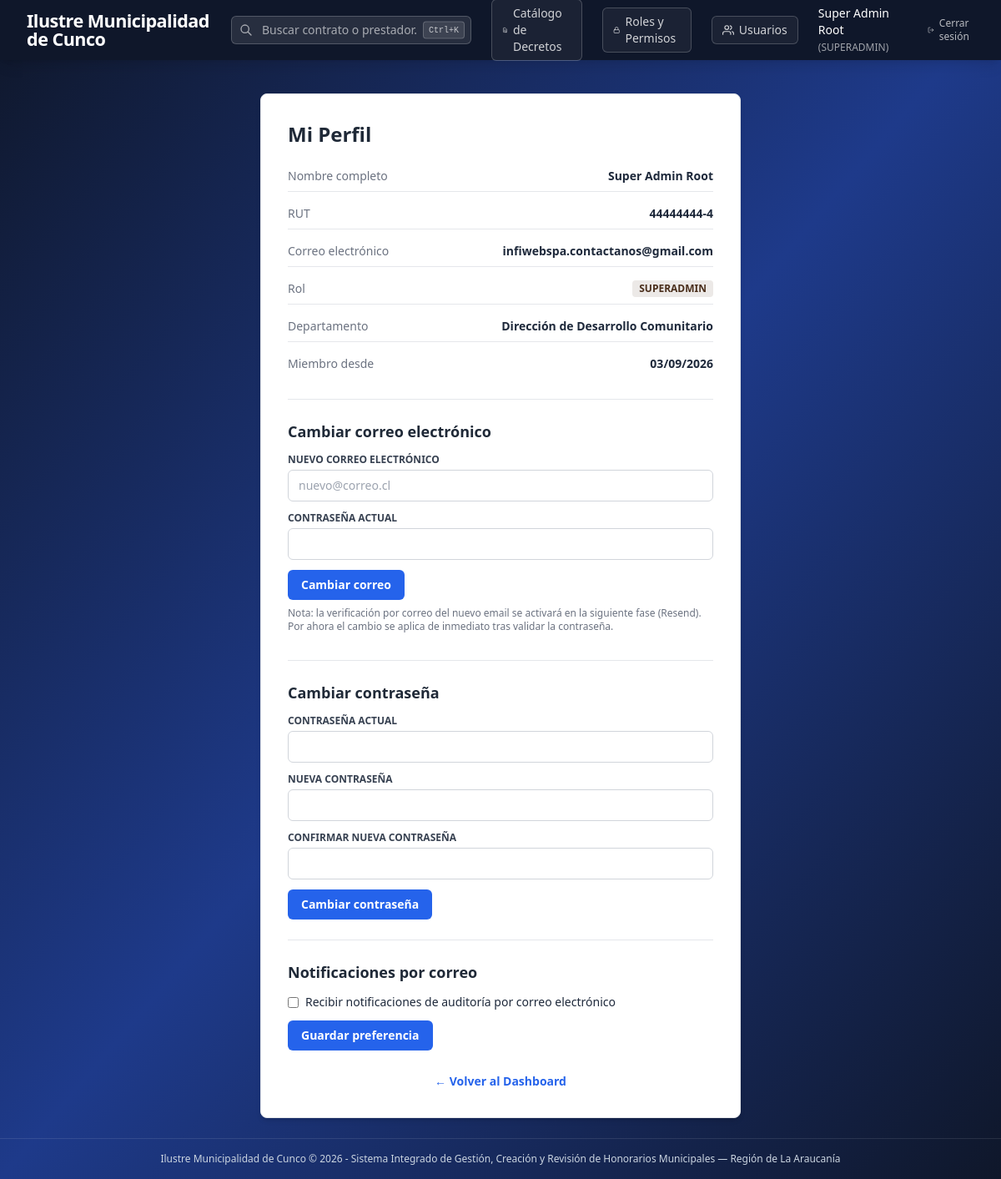
Screenshot of /auth/profile (signed in) with the database file from the repository.
### app/models/user.py (models this page shows, shortened)
class User(db.Model):
    __tablename__ = 'users'
    id = db.Column(db.Integer, primary_key=True, autoincrement=True)
    rut = db.Column(db.String(20), nullable=False, unique=True)
    first_name = db.Column(db.String(100), nullable=False)
    last_name = db.Column(db.String(100), nullable=False)
    email = db.Column(db.String(120), nullable=False, unique=True)
    password_hash = db.Column(db.String(255), nullable=False)
    role = db.Column(db.String(50), nullable=False)  # SUPERADMIN, ADMIN_RRHH, JEFE_DEPTO, FINANZAS_CONTROL
    department_id = db.Column(db.Integer, db.ForeignKey('departments.id', ondelete='SET NULL'), nullable=True)
    is_active = db.Column(db.Integer, nullable=False, default=1)
    receive_email_notifications = db.Column(db.Integer, nullable=False, default=0)
    disabled_notifications = db.Column(db.Text, nullable=True)  # JSON list of action codes
    created_at = db.Column(db.DateTime, nullable=False, default=datetime.utcnow)
    @property
    def full_name(self):
        return f"{self.first_name} {self.last_name}"

class Department(db.Model):
    __tablename__ = 'departments'
    id = db.Column(db.Integer, primary_key=True, autoincrement=True)
    code = db.Column(db.String(50), nullable=False, unique=True)
    name = db.Column(db.String(150), nullable=False)
    cost_center = db.Column(db.String(50), nullable=True)
    is_active = db.Column(db.Integer, nullable=False, default=1)
    created_at = db.Column(db.DateTime, nullable=False, default=datetime.utcnow)
    users = db.relationship('User', backref='department', lazy=True)

### app/auth/routes.py (the view)
@auth_bp.route('/profile', methods=['GET', 'POST'])
@login_required
def profile():
    user = get_current_user()
    password_form = ChangePasswordForm()
    email_form = ChangeEmailForm()
    return render_template('auth/profile.html', user=user,
                           password_form=password_form, email_form=email_form)

### app/auth/forms.py
class ChangePasswordForm(FlaskForm):
    current_password = PasswordField('Contraseña actual', validators=[
        DataRequired(message='Ingrese su contraseña actual.')
    ])
    new_password = PasswordField('Nueva contraseña', validators=[
        DataRequired(message='Ingrese la nueva contraseña.'),
        Length(min=8, message='La contraseña debe tener al menos 8 caracteres.')
    ])
    confirm_password = PasswordField('Confirmar nueva contraseña', validators=[
        DataRequired(message='Confirme la nueva contraseña.'),
        EqualTo('new_password', message='Las contraseñas no coinciden.')
    ])
    submit_password = SubmitField('Cambiar contraseña')

class ChangeEmailForm(FlaskForm):
    new_email = StringField('Nuevo correo electrónico', validators=[
        DataRequired(message='Ingrese el nuevo correo electrónico.'),
        Regexp(r'^[^@\s]+@[^@\s]+\.[^@\s]+$', message='Ingrese un correo electrónico válido.')
    ])
    current_password = PasswordField('Contraseña actual', validators=[
        DataRequired(message='Ingrese su contraseña actual.')
    ])
    submit_email = SubmitField('Cambiar correo')

### app/auth/utils.py (called while the page is built)
def login_required(f):
    @wraps(f)
    def decorated_function(*args, **kwargs):
        if 'user_id' not in session:
            flash('Debes iniciar sesión para acceder a esta sección.', 'warning')
            return redirect(url_for('auth.login', next=request.url))
        return f(*args, **kwargs)
    return decorated_function

def get_current_user():
    if 'user_id' in session:
        return User.query.get(session['user_id'])
    return None

### app/templates/auth/profile.html (shortened to what this page needs)
{% extends "base.html" %}
{% block content %}
<div class="max-w-xl mx-auto bg-white p-8 rounded-lg shadow-md border border-gray-200">
    <h1 class="text-2xl font-bold text-gray-800 mb-6">Mi Perfil</h1>
    <div class="space-y-4 text-sm mb-8">
        <div class="flex justify-between border-b pb-2">
            <span class="text-gray-500">Nombre completo</span>
            <span class="font-semibold">{{ user.full_name }}</span>
        </div>
        <div class="flex justify-between border-b pb-2">
            <span class="text-gray-500">RUT</span>
            <span class="font-semibold">{{ user.rut }}</span>
        </div>
        <div class="flex justify-between border-b pb-2">
            <span class="text-gray-500">Correo electrónico</span>
            <span class="font-semibold">{{ user.email }}</span>
        </div>
        <div class="flex justify-between border-b pb-2">
            <span class="text-gray-500">Rol</span>
            <span class="font-semibold px-2 py-0.5 bg-[#4A2E1B]/10 text-[#4A2E1B] rounded text-xs">{{ user.role }}</span>
        </div>
        <div class="flex justify-between border-b pb-2">
            <span class="text-gray-500">Departamento</span>
            <span class="font-semibold">{{ user.department.name if user.department else '—' }}</span>
        </div>
        <div class="flex justify-between">
            <span class="text-gray-500">Miembro desde</span>
            <span class="font-semibold">{{ user.created_at.strftime('%d/%m/%Y') }}</span>
        </div>
    </div>
    <div class="mb-8 border-t pt-6">
        <h2 class="text-lg font-semibold text-gray-800 mb-3">Cambiar correo electrónico</h2>
        <form method="POST" action="{{ url_for('auth.change_email') }}" class="space-y-3">
            <div>
                <label class="block text-xs font-semibold text-gray-700 uppercase mb-1">Nuevo correo electrónico</label>
                {{ email_form.new_email(class="w-full px-3 py-2 border border-gray-300 rounded-md focus:outline-none focus:ring-2 focus:ring-[#2563eb] text-sm", placeholder="nuevo@correo.cl") }}
            </div>
            <div>
                <label class="block text-xs font-semibold text-gray-700 uppercase mb-1">Contraseña actual</label>
                {{ email_form.current_password(class="w-full px-3 py-2 border border-gray-300 rounded-md focus:outline-none focus:ring-2 focus:ring-[#2563eb] text-sm") }}
            </div>
            {{ email_form.submit_email(class="px-4 py-2 bg-[#2563eb] text-white rounded-md text-sm font-semibold hover:bg-blue-700") }}
        </form>
        <p class="text-xs text-gray-500 mt-2">
            Nota: la verificación por correo del nuevo email se activará en la siguiente fase (Resend). Por ahora el cambio se aplica de inmediato tras validar la contraseña.
        </p>
    </div>
    <div class="border-t pt-6">
        <h2 class="text-lg font-semibold text-gray-800 mb-3">Cambiar contraseña</h2>
        <form method="POST" action="{{ url_for('auth.change_password') }}" class="space-y-3">
            <div>
                <label class="block text-xs font-semibold text-gray-700 uppercase mb-1">Contraseña actual</label>
                {{ password_form.current_password(class="w-full px-3 py-2 border border-gray-300 rounded-md focus:outline-none focus:ring-2 focus:ring-[#2563eb] text-sm") }}
            </div>
            <div>
                <label class="block text-xs font-semibold text-gray-700 uppercase mb-1">Nueva contraseña</label>
                {{ password_form.new_password(class="w-full px-3 py-2 border border-gray-300 rounded-md focus:outline-none focus:ring-2 focus:ring-[#2563eb] text-sm") }}
            </div>
            <div>
                <label class="block text-xs font-semibold text-gray-700 uppercase mb-1">Confirmar nueva contraseña</label>
                {{ password_form.confirm_password(class="w-full px-3 py-2 border border-gray-300 rounded-md focus:outline-none focus:ring-2 focus:ring-[#2563eb] text-sm") }}
            </div>
            {{ password_form.submit_password(class="px-4 py-2 bg-[#2563eb] text-white rounded-md text-sm font-semibold hover:bg-blue-700") }}
        </form>
    </div>
    <div class="border-t pt-6 mt-6">
        <h2 class="text-lg font-semibold text-gray-800 mb-3">Notificaciones por correo</h2>
        <form method="POST" action="{{ url_for('auth.profile_notifications') }}" class="space-y-3">
            <label class="flex items-center gap-2 text-sm">
                <input type="checkbox" name="receive_email_notifications" value="1"
                    class="rounded border-gray-300">
                Recibir notificaciones de auditoría por correo electrónico
            </label>
            <button type="submit" class="px-4 py-2 bg-[#2563eb] text-white rounded-md text-sm font-semibold hover:bg-blue-700">
                Guardar preferencia
            </button>
        </form>
    </div>
    <div class="mt-6 text-center">
        <a href="{{ url_for('dashboard.index') }}" class="text-[#2563eb] hover:underline text-sm font-semibold">← Volver al Dashboard</a>
    </div>
</div>
{% endblock %}

### app/templates/base.html (shortened to what this page needs)
<!DOCTYPE html>
<html lang="es">
<head>
    <script src="https://cdn.tailwindcss.com"></script>
</head>
<body class="min-h-screen text-slate-800 flex flex-col font-sans bg-gradient-to-br from-[#0f172a] via-[#1e3a8a] to-slate-900">
    <nav class="bg-slate-900 text-white shadow-lg relative z-50">
        <div class="max-w-7xl mx-auto px-4 sm:px-6 lg:px-8">
            <div class="flex items-center justify-between h-[72px]">
                <div class="flex items-center space-x-6">
                    <a href="{{ url_for('dashboard.index') }}" class="flex items-center space-x-3 group">
                        <span class="font-extrabold text-[1.35rem] tracking-tight text-white leading-none">{{ g.municipio_nombre | default('SIGH-MUNI') }}</span>
                    </a>
                </div>
                {% if session.get('user_id') %}
                <div class="flex items-center gap-6">
                    <div class="relative" id="global_search_container">
                        <div class="relative">
                            <svg class="absolute left-2.5 top-1/2 -translate-y-1/2 w-4 h-4 text-white/60" fill="none" stroke="currentColor" viewBox="0 0 24 24">
                                <path stroke-linecap="round" stroke-linejoin="round" stroke-width="2" d="M21 21l-6-6m2-5a7 7 0 11-14 0 7 7 0 0114 0z"/>
                            </svg>
                            <input type="text" id="global_search_input"
                                placeholder="Buscar contrato o prestador..."
                                autocomplete="off"
                                class="w-56 lg:w-72 pl-9 pr-16 py-1.5 bg-white/10 border border-white/20 rounded-md text-sm text-white placeholder-white/60 focus:outline-none focus:ring-2 focus:ring-white/40 focus:bg-white/20 transition">
                            <kbd class="absolute right-2 top-1/2 -translate-y-1/2 text-[10px] bg-white/10 text-white/70 px-1.5 py-0.5 rounded border border-white/20 font-mono">Ctrl+K</kbd>
                        </div>
                    </div>
                    {% if 'create_decree' in g.user_perms or 'edit_decree' in g.user_perms or 'delete_decree' in g.user_perms or 'sign_decree' in g.user_perms %}
                    <a href="{{ url_for('decrees.index') }}"
                        class="flex items-center gap-1.5 text-sm font-medium text-white/80 hover:text-white transition border border-white/20 bg-white/5 hover:bg-white/10 px-3 py-1.5 rounded-md"
                        title="Catálogo maestro de decretos anuales (VISTOS)">
                        Catálogo de Decretos
                    </a>
                    {% endif %}
                    {% if 'manage_roles' in g.user_perms %}
                    <a href="{{ url_for('admin.roles') }}"
                        class="flex items-center gap-1.5 text-sm font-medium text-white/80 hover:text-white transition border border-white/20 bg-white/5 hover:bg-white/10 px-3 py-1.5 rounded-md"
                        title="Gestión de roles y permisos (RBAC)">
                        <svg xmlns="http://www.w3.org/2000/svg" width="14" height="14" viewBox="0 0 24 24" fill="none" stroke="currentColor" stroke-width="2" stroke-linecap="round" stroke-linejoin="round"><rect x="3" y="11" width="18" height="11" rx="2" ry="2"/><path d="M7 11V7a5 5 0 0 1 10 0v4"/></svg>
                        Roles y Permisos
                    </a>
                    {% endif %}
                    {% if 'manage_users' in g.user_perms %}
                    <a href="{{ url_for('admin.users') }}"
                        class="flex items-center gap-1.5 text-sm font-medium text-white/80 hover:text-white transition border border-white/20 bg-white/5 hover:bg-white/10 px-3 py-1.5 rounded-md"
                        title="Gestión de usuarios y contraseñas">
                        Usuarios
                    </a>
                    {% endif %}
                    <a href="{{ url_for('auth.profile') }}" class="text-sm font-medium text-white hover:text-white/80 transition">
                        {{ session.get('user_name') }}
                        <span class="text-xs text-white/60">({{ session.get('user_role') }})</span>
                    </a>
                    <a href="{{ url_for('auth.logout') }}" class="text-white/70 hover:text-white text-xs font-medium transition flex items-center gap-1.5">
                        <svg xmlns="http://www.w3.org/2000/svg" width="14" height="14" viewBox="0 0 24 24" fill="none" stroke="currentColor" stroke-width="2" stroke-linecap="round" stroke-linejoin="round"><path d="M9 21H5a2 2 0 0 1-2-2V5a2 2 0 0 1 2-2h4"/><polyline points="16 17 21 12 16 7"/><line x1="21" y1="12" x2="9" y2="12"/></svg>
                        Cerrar sesión
                    </a>
                </div>
                {% endif %}
            </div>
        </div>
    </nav>
    <main class="flex-grow max-w-7xl w-full mx-auto px-4 sm:px-6 lg:px-8 py-6 relative z-10">
        {% block content %}{% endblock %}
    </main>
    <footer class="text-center py-4 text-xs text-slate-300 border-t border-white/10">
        {{ g.municipio_nombre | default('SIGH-MUNI') }} &copy; 2026 - Sistema Integrado de Gestión, Creación y Revisión de Honorarios Municipales
        {% if g.municipio_region %} &mdash; {{ g.municipio_region }}{% endif %}
    </footer>
</body>
</html>

### rows the page displays
User: get "SUPERADMIN", full_name "Super Admin Root", rut "44444444-4", email "infiwebspa.contactanos@gmail.com", role "SUPERADMIN", created_at "03/09/2026"
Department: department "Dirección de Desarrollo Comunitario"

### other values shown
{{ g.municipio_nombre | default('SIGH-MUNI') }} "Ilustre Municipalidad de Cunco"
{{ session.get('user_name') }} "Super Admin Root"
{{ g.municipio_region }} "Región de La Araucanía"
